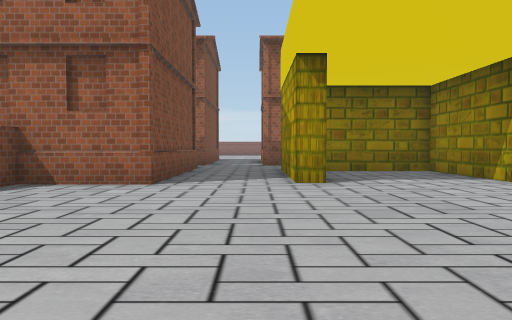
View 1 (above)

24 first-person views from a walk through a 3-D level made in the Unity game engine. The camera is 1.2 m above the floor, tilts 2° down and sees 70° across. The floor is counted in squares, 2 m on a side. Each view is taken from the middle of a square. On the plan, view 1 faces up. The plan holds only what a view shows up to about 10 squares ahead; the rest is blank. The place goes on beyond the plan. Some animated figures are not drawn. Some surface patterns are stand-ins.

View 2
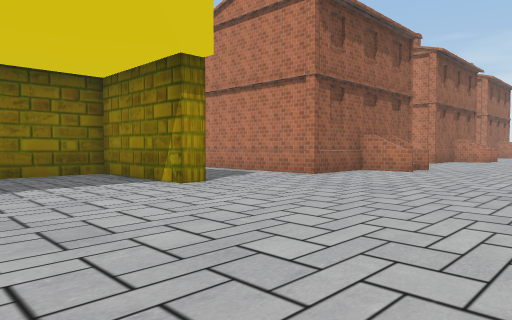

View 3
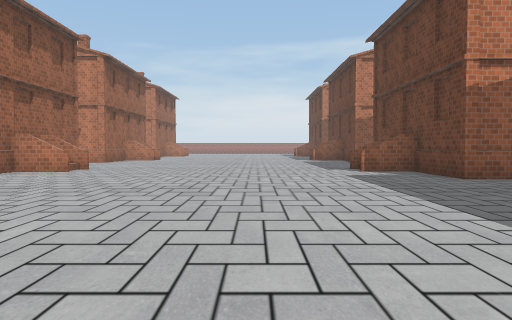

View 4
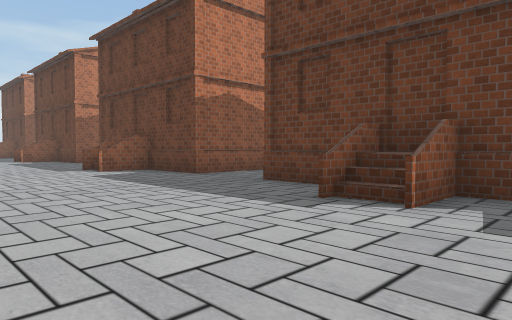

View 5
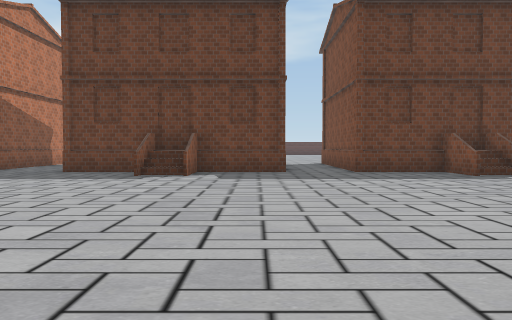

View 6
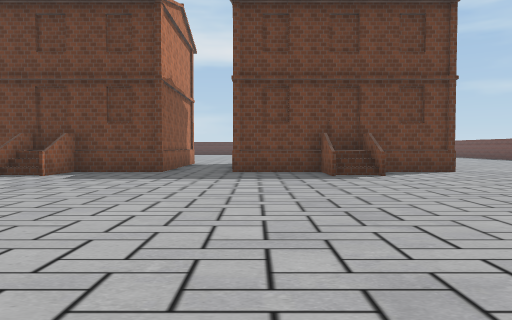

View 7
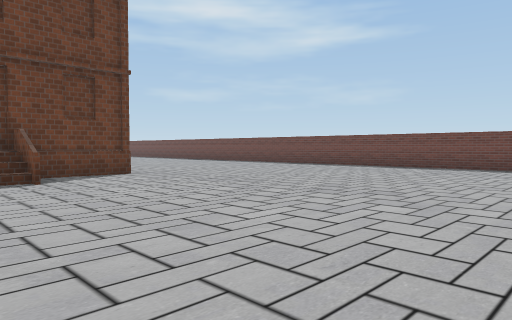

View 8
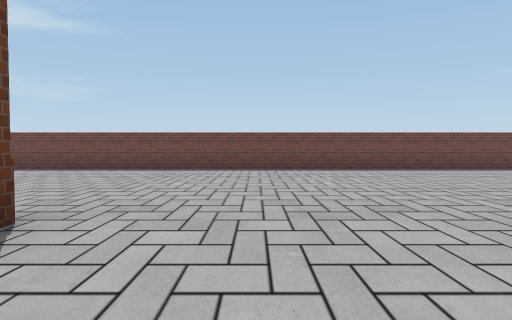

View 9
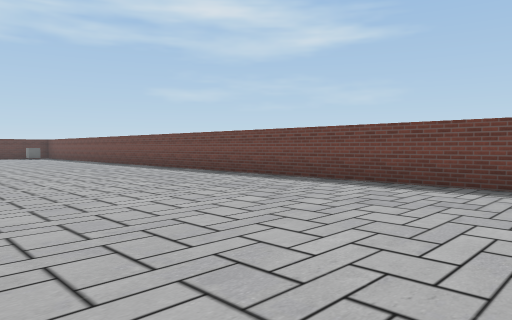

View 10
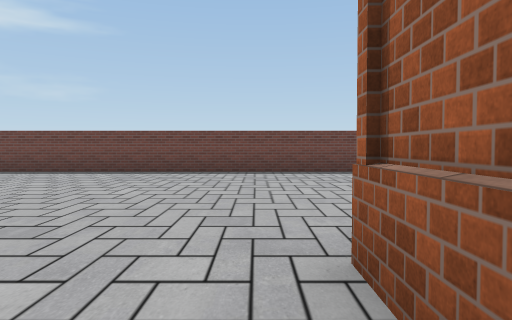

View 11
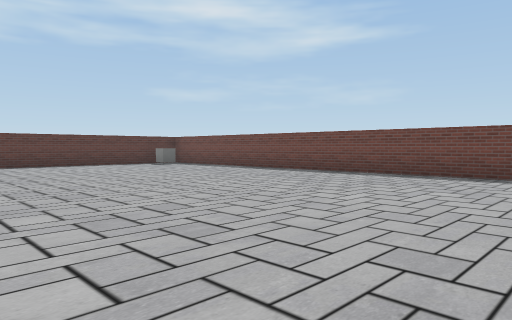

View 12
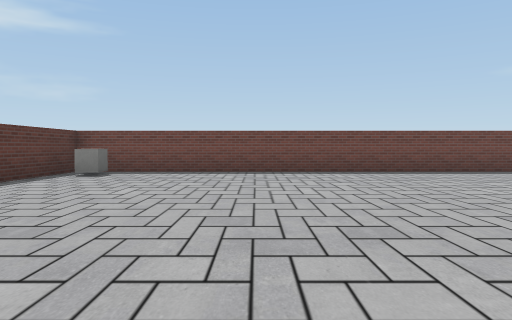

View 13
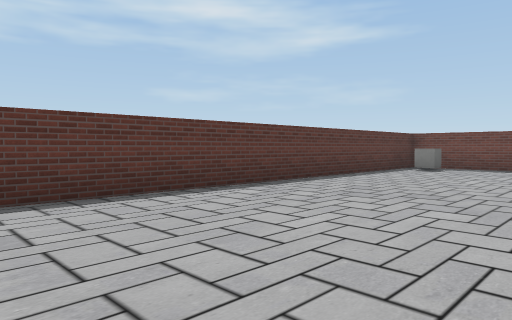

View 14
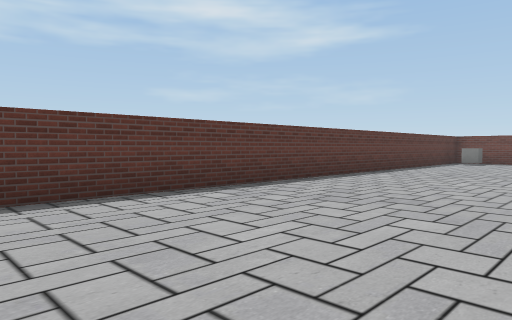

View 15
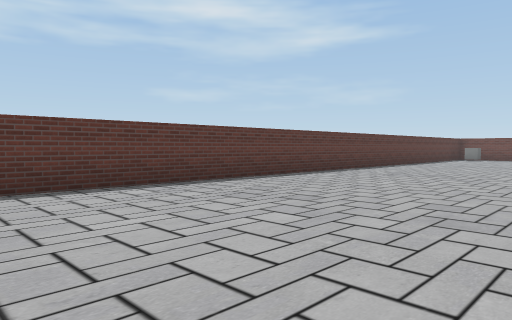

View 16
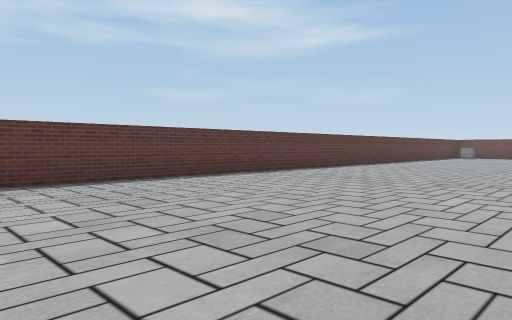

View 17
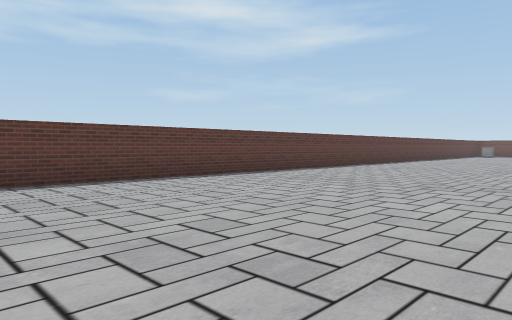

View 18
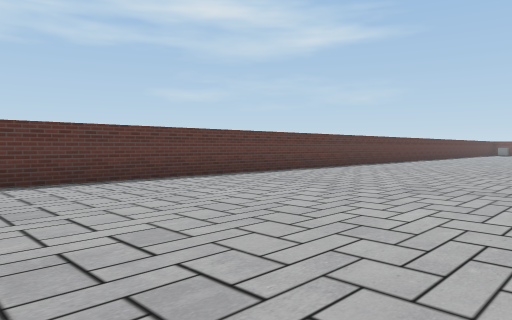

View 19
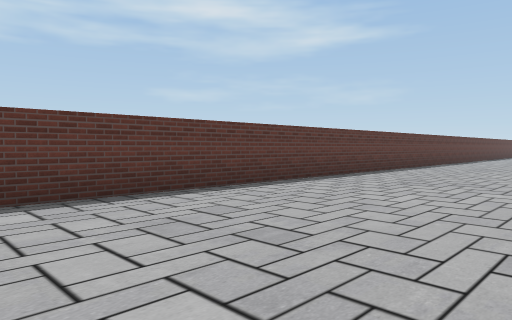

View 20
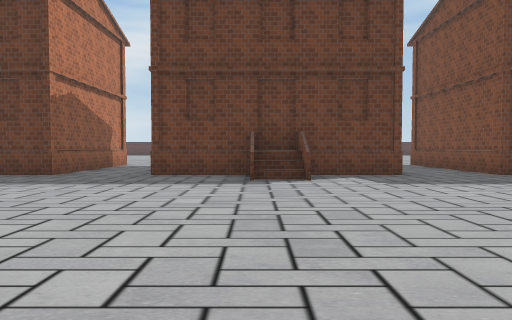

View 21
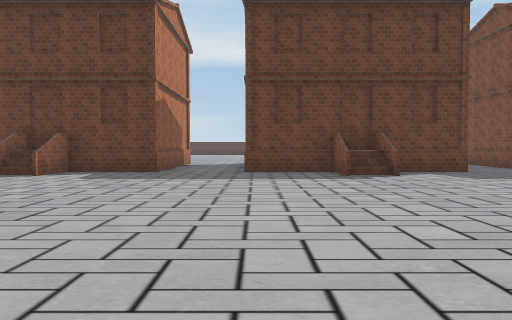

View 22
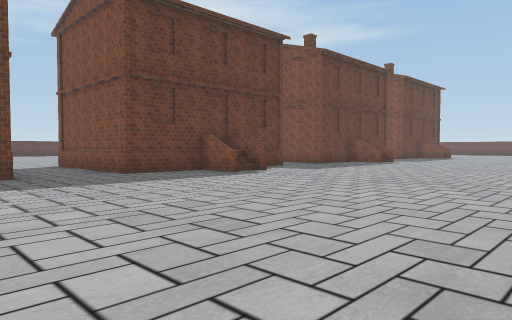

View 23
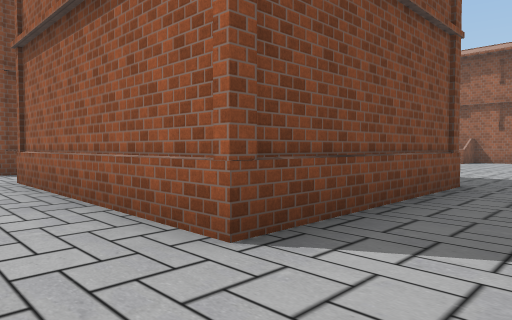

View 24
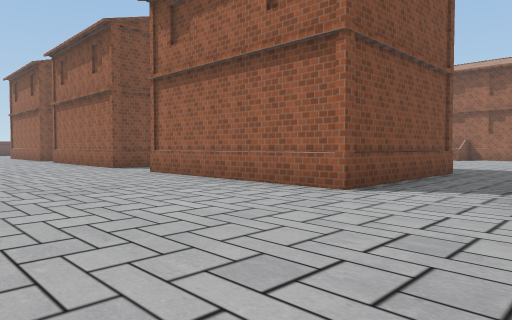

### Floor plan
Points are (right, up) in squares from view 1. A wall is a line through its corners. A room is listed if a view was taken in it or the views show most of it. See-through windows are left out.
Room 1 (views 1, 2, 3, 4, 5, 6, 7, 8, 9, 10, 11, 12, 13, 14, 15, 16, 17, 18, 19, 20, 21, 22, 23, 24)
walls: (0.3, -5) (0.3, -3.9) (2.4, -3.9) (2.4, -2.5); (-1.7, -4.4) (-1.7, -5); (3.5, -3.9) (5.7, -3.9) (5.7, -6); (-5.6, -8.4) (-6.9, -8.4); (-3.6, -3.9) (-1.4, -3.9) (-1.4, -5); (7.8, -6.2) (7.8, -3.9) (10, -3.9) (10, -2.5); (-3.6, -2.5) (-3.6, -3.5); (-4.6, -2.5) (-4.6, -4.1); (-6.9, -3.9) (-4.5, -3.9); (10.1, -2.5) (10.1, -4.1); (11.1, -2.5) (11.1, -3.9) (13.3, -3.9) (13.3, -8.4) (7.7, -8.4); (15.4, -6.1) (15.4, -3.9) (17.5, -3.9); (10, 4.5) (10, 5.9) (7.8, 5.9) (7.8, 8.5); (-1.7, 9.5) (-1.7, 5.9) (-3.8, 5.9); (-13.9, 5) (-13.9, -23.3) (16.2, -23.3)
low walls: (2.6, -3.3) (3.5, -3.3) (3.5, -2.5); (-4.8, -3.3) (-3.8, -3.3); (10, -3.3) (11.1, -3.3); (11, 4.9) (11, 5.5)
ways out: opening at (11, 6)
objects: cube (-13, -22); other object (1, 6) to (2, 9); other object (5, 7) to (5, 9)

Positions as (right, up) in squares from view 1, and headings:
1: (0, 0), facing up
2: (1, 1), facing up-right
3: (1, 0), facing right
4: (1, 1), facing down-right
5: (1, 5), facing down
6: (-2, 5), facing down
7: (-3, 4), facing down-left
8: (-4, -2), facing left
9: (-8, -2), facing down-left
10: (-5, -9), facing left
11: (-6, -11), facing down-left
12: (-5, -19), facing left
13: (-3, -19), facing down-left
14: (1, -19), facing down-left
15: (5, -18), facing down-left
16: (8, -17), facing down-left
17: (12, -17), facing down-left
18: (16, -17), facing down-left
19: (17, -19), facing down-left
20: (11, 4), facing down
21: (13, 5), facing down
22: (17, 4), facing down-left
23: (15, -10), facing up-left
24: (16, -13), facing up-left
